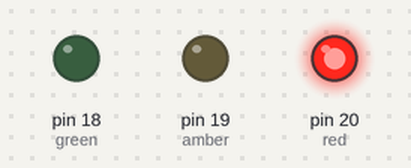
Bench run of a program on a simulated MicroPython board. On the bench: output pins drawn as LEDs (lit = HIGH).

Above: at 0.7 s.
At 1.87 s:
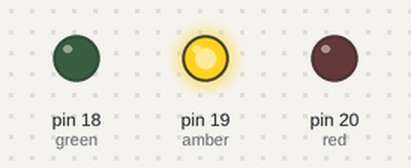
At 3.0 s:
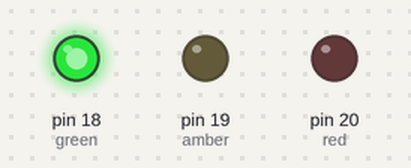
Timing chart, 0 to 3.5 s (numbered marks = the images above):
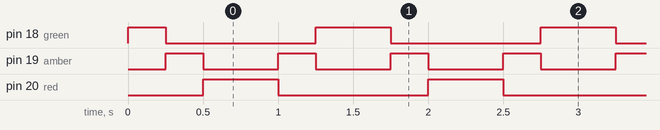

Measured:
- by itself, pin 18 (green): repeats every 1.5 s: LOW 1.0 s, HIGH 0.50 s
- by itself, pin 19 (amber): alternates HIGH for 0.25 s and LOW for 0.50 s
- by itself, pin 20 (red): alternates HIGH for 0.50 s and LOW for 1.0 s

The program:

leds.py
```python
from machine import Pin
import time

sleep_duration_ms = 250

green = Pin(18, Pin.OUT)
amber = Pin(19, Pin.OUT)
red = Pin(20, Pin.OUT)

leds = [green, amber, red]
for led in leds:
    led.off()

while True:
    for led in leds:
        led.toggle()
        time.sleep_ms(sleep_duration_ms)
        led.toggle()
    for led in reversed(leds):
        led.toggle()
        time.sleep_ms(sleep_duration_ms)
        led.toggle()
```
